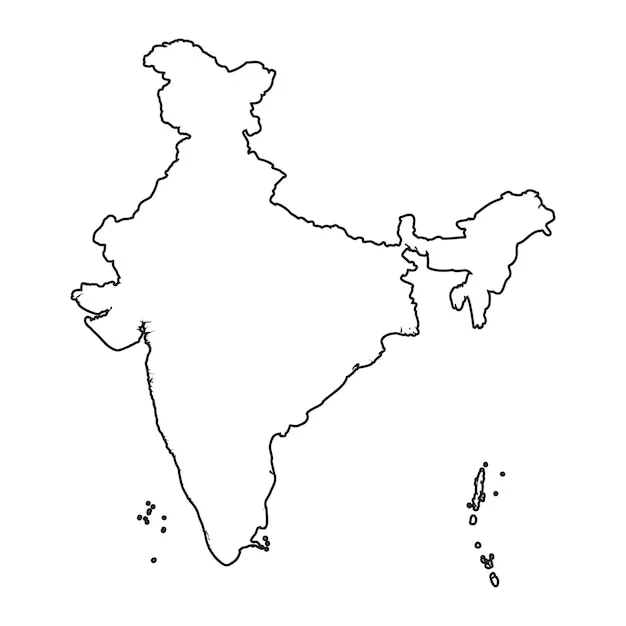
#> input picture assets/images/India.jpeg, 626 x 626 px; the run also reads 1 picture not shown here
$ python land_data.py
#> lines starting #> are read from the running program, lines starting #| are printed output that depends on the picture; after the words box and inside, x2 and y2 are one past the last pixel; in counts of white or black regions, pixels touching at a corner belong together
"""Canonical land-cell mask shared by the UI and routing engine.

The mask is derived from the same map and transparent foreground overlay used
by the application, but it is built with OpenCV/NumPy so engine modules never
need to import pygame.
"""

from __future__ import annotations

import cv2
import numpy as np

from src import config

MAP_WIDTH = 550
MAP_HEIGHT = 600
CELL_SIZE = 4


def _load_land_cells() -> set[tuple[int, int]]:
    """Build the land mask by compositing the foreground over the base map.

    The application displays both images at 550x600 pixels and samples the
    centre pixel of every 4x4 grid cell. INTER_NEAREST mirrors the unfiltered
    scaling used by pygame.transform.scale.
    """
    background = cv2.imread(config.INDIA_MAP_IMG, cv2.IMREAD_COLOR)
#> background is the input picture: shape (626, 626, 3); mean B, G, R 250.7, 250.7, 250.7
    if background is None:
        raise FileNotFoundError(
            f"Could not load base map image: {config.INDIA_MAP_IMG}"
        )

    foreground = cv2.imread(config.INDIA_FOREGROUND_IMG, cv2.IMREAD_UNCHANGED)
    if foreground is None:
        raise FileNotFoundError(
            f"Could not load land-overlay image: {config.INDIA_FOREGROUND_IMG}"
        )

    size = (MAP_WIDTH, MAP_HEIGHT)
    background = cv2.resize(background, size, interpolation=cv2.INTER_NEAREST)
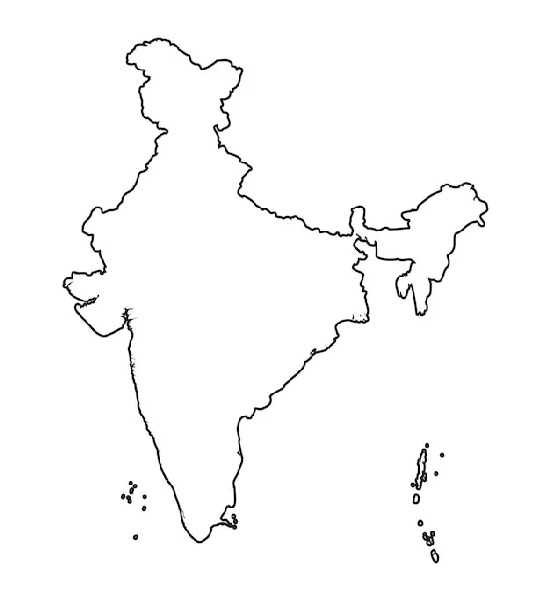
#> background: shape (600, 550, 3); mean B, G, R 250.7, 250.6, 250.7
    foreground = cv2.resize(foreground, size, interpolation=cv2.INTER_NEAREST)
#> foreground: shape (600, 550, 4)

    if foreground.ndim == 3 and foreground.shape[2] == 4:
        # OpenCV loads BGRA. Black detection is channel-order independent.
        alpha = foreground[:, :, 3:4].astype(np.uint16)
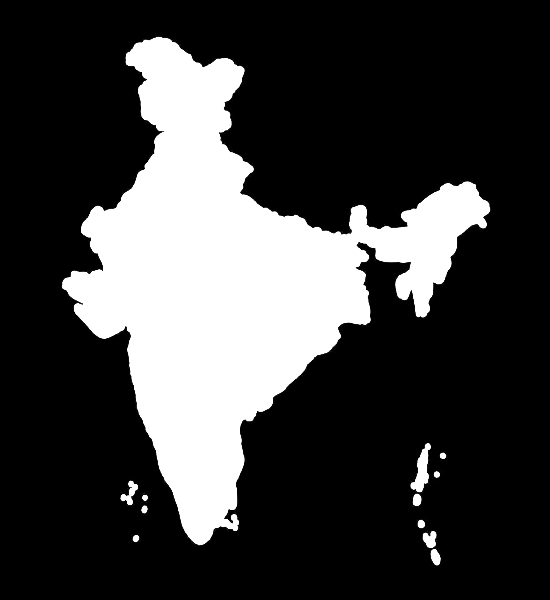
#> alpha: shape (600, 550, 1) uint16; min 0, max 255, mean 62.7
        foreground_rgb = foreground[:, :, :3].astype(np.uint16)
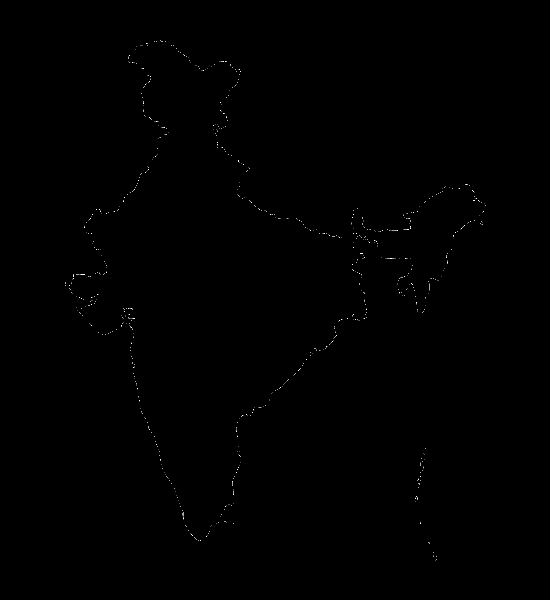
#> foreground_rgb: shape (600, 550, 3) uint16; min 0, max 3, mean 0.00506; drawn with min black and max white
        background_rgb = background.astype(np.uint16)
        composite = (
            foreground_rgb * alpha + background_rgb * (255 - alpha)
        ) // 255
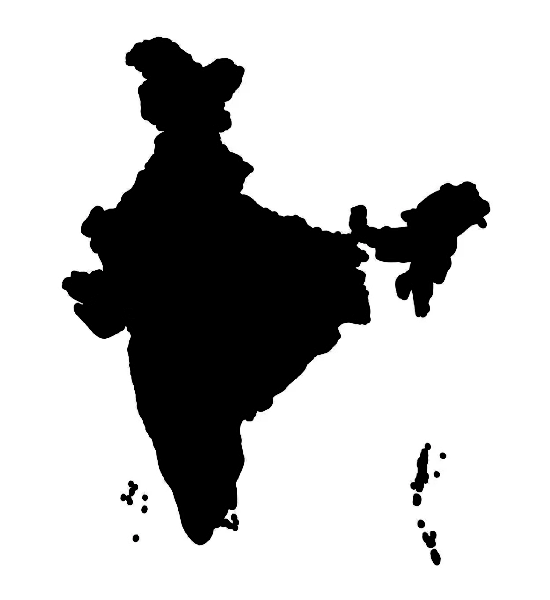
#> composite: shape (600, 550, 3) uint16; mean B, G, R 192.2, 192.2, 192.2
        composite = composite.astype(np.uint8)
    elif foreground.ndim == 3 and foreground.shape[2] == 3:
        composite = foreground
    else:
        raise ValueError(
            "Land-overlay image must have 3 colour channels or 3 colour "
            f"channels plus alpha; received shape {foreground.shape}."
        )

    # Pixel centre of each grid cell, consistent with main.py's former mask.
    sample = composite[CELL_SIZE // 2::CELL_SIZE, CELL_SIZE // 2::CELL_SIZE]
    black_mask = np.all(sample == 0, axis=2)
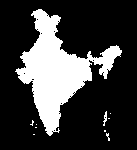
#> black_mask: shape (150, 137) bool; 24% white; 10 white regions (8 under 20 px), largest, box (x1, y1, x2, y2) and area: (15, 9, 122, 136) 4869, (103, 111, 107, 126) 32
    ys, xs = np.nonzero(black_mask)
#> ys = 4939 values from 9 to 140; xs = 4939 values, max 121 at index 962, min 15 at index 2557, mean 57.38
    return {(int(x), int(y)) for y, x in zip(ys, xs)}


# Immutable canonical set: callers can share it without accidentally mutating
# the land mask used by every route calculation.
LAND_CELLS = frozenset(_load_land_cells())
